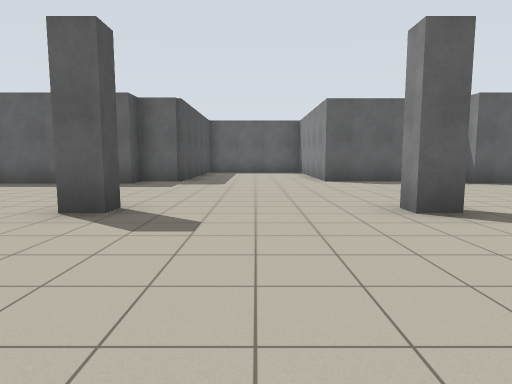
[1] (above)

23 first-person views from a walk through a robot-simulator world made for Stage. The camera is 1.2 m above the floor, tilts 6° down and sees 75° across. Floor lines are 1 m apart. The floor is counted in squares, 2 m on a side. Each view is taken from the middle of a square. On the plan, view 1 faces up. The plan holds only what a view shows up to about 9 squares ahead; the rest is blank.

[2]
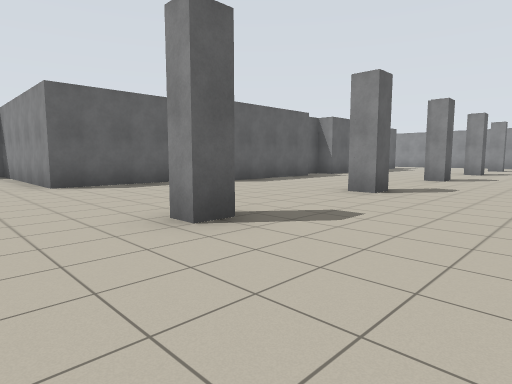

[3]
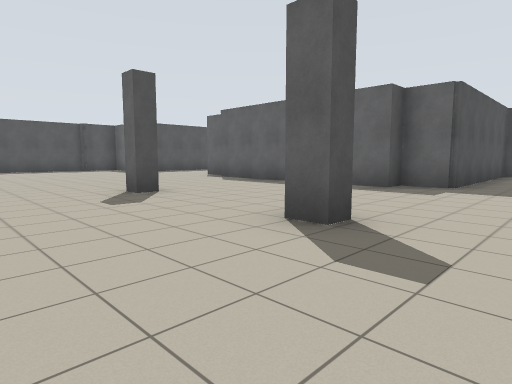

[4]
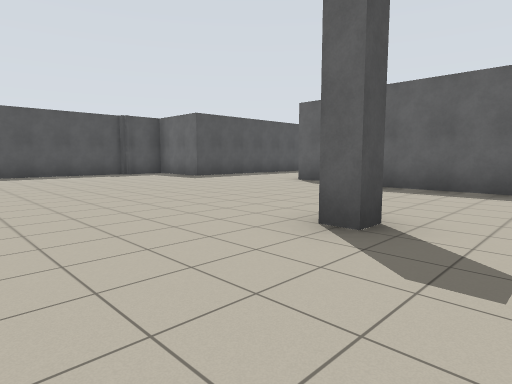

[5]
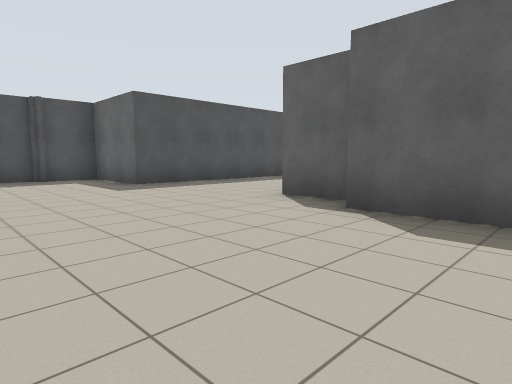

[6]
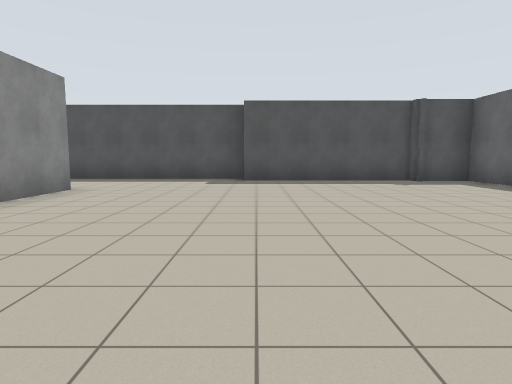

[7]
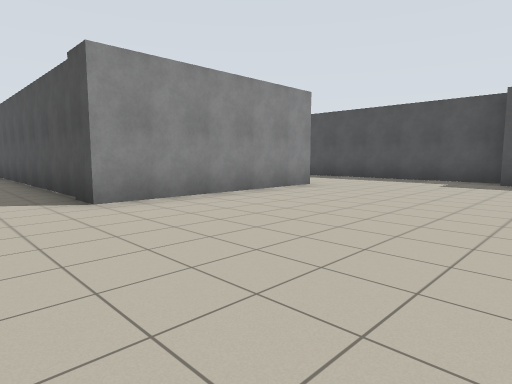

[8]
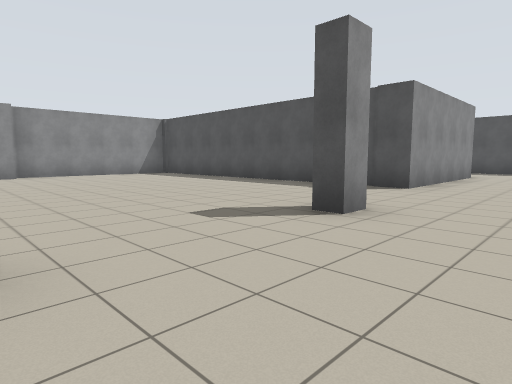

[9]
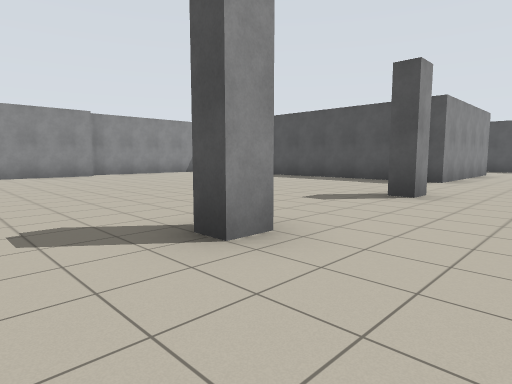

[10]
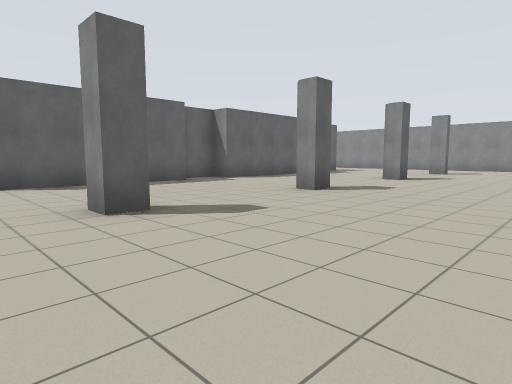

[11]
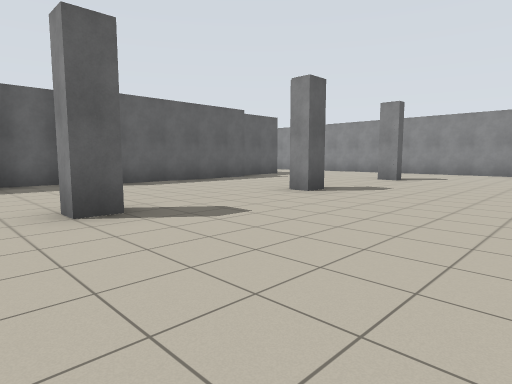

[12]
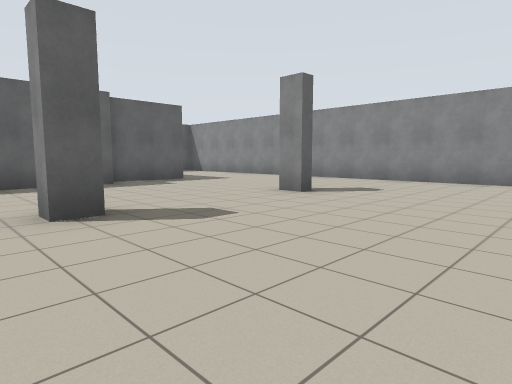

[13]
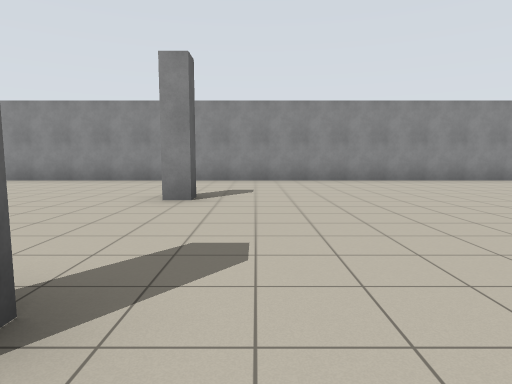

[14]
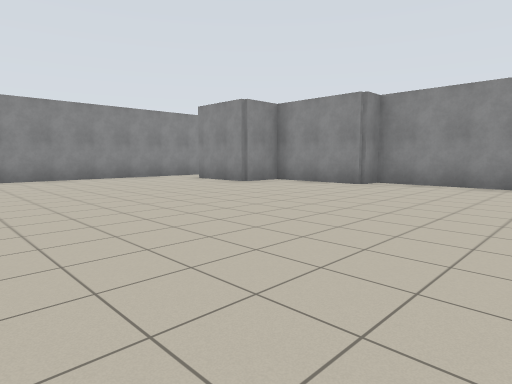

[15]
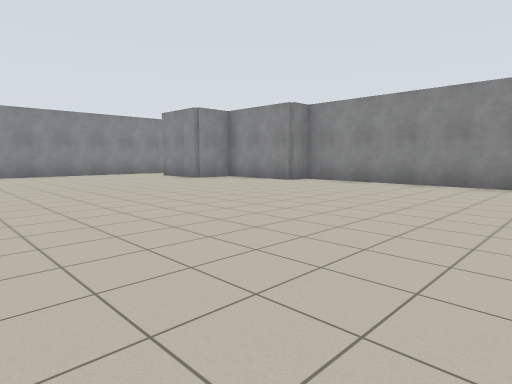

[16]
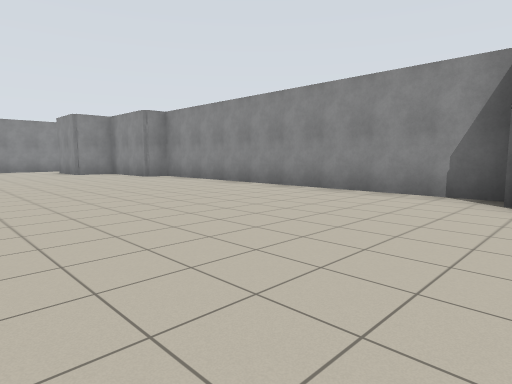

[17]
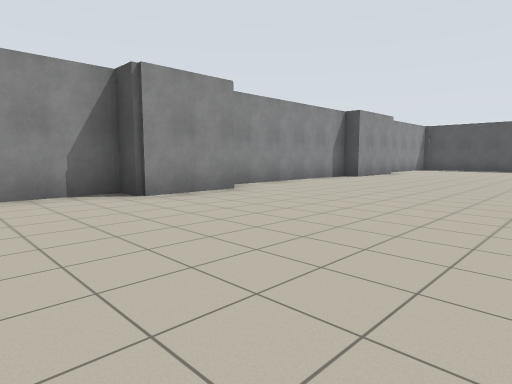

[18]
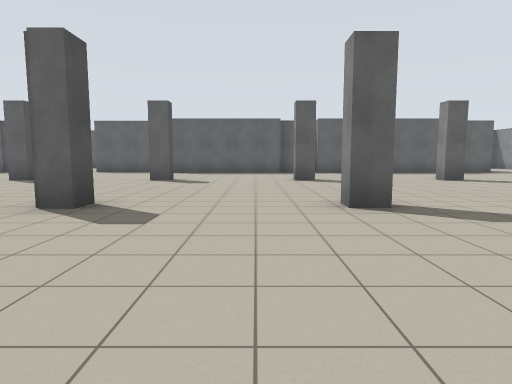

[19]
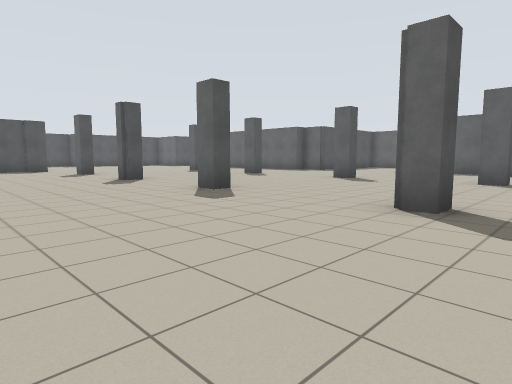

[20]
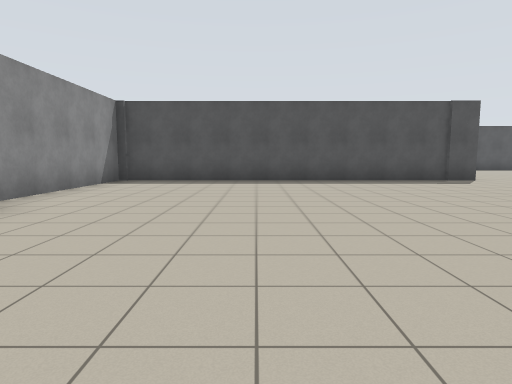

[21]
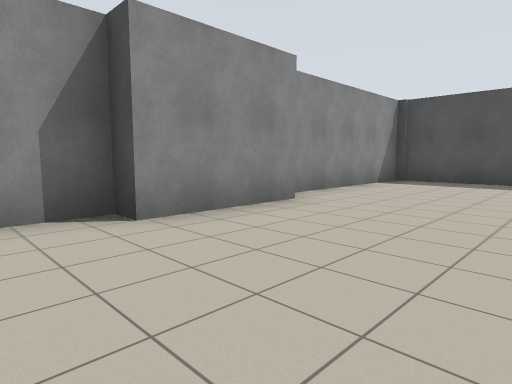

[22]
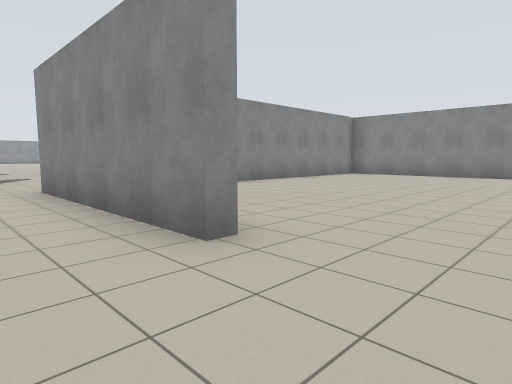

[23]
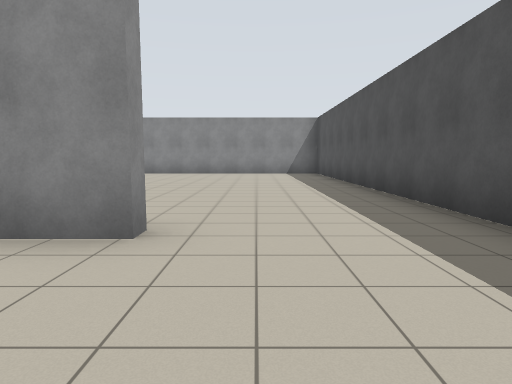

### Floor plan
Points are (right, up) in squares from view 1. A wall is a line through its corners. A room is listed if a view was taken in it or the views show most of it. See-through windows are left out.
Room 1 (views 1, 2, 3, 4, 5, 6, 7, 8, 9, 10, 11, 12, 13, 14, 15, 16, 17, 18, 19, 20, 21, 22, 23)
walls: (2.1, -0.8) (2.1, -1.2) (1.5, -1.2); (2.2, 3.5) (1.7, 3.5) (1.7, 4); (5.9, -0.6) (5.9, -1.2) (5.4, -1.2); (-2.1, -0.8) (-1.5, -0.8) (-1.5, -1.2) (-2, -1.2); (-1.5, 4) (-1.5, 3.5) (-2.1, 3.5); (5.9, 4) (5.9, 3.5) (5.3, 3.5) (5.3, 4); (-5.6, -0.8) (-5.1, -0.8) (-5.1, -1.2); (9.6, -1.2) (9, -1.2) (9, -0.6); (-5.3, 4) (-5.3, 3.5) (-5.8, 3.5); (9.6, 3.5) (9, 3.5) (9, 4); (4.2, 8.1) (1.7, 8.1) (1.7, 12.1); (3.8, -9.8) (5.7, -9.8) (5.7, -10.5) (14.5, -10.5) (14.5, -9.8) (17, -9.8) (17, -8.6) (18.2, -8.6); (9, 7.5) (4.9, 7.5); (10.1, 8.1) (9, 8.1); (-3.9, -10) (-1.5, -10) (-1.5, -10.5) (3.2, -10.5); (13.4, 3.5) (12.8, 3.5) (12.8, 4); (-1.8, 12) (-1.8, 8.1) (-2.8, 8.1) (-2.8, 7.5) (-8, 7.5); (-8.9, -6.8) (-8.9, -5.4); (-8.2, 8.1) (-9.5, 8.1); (17, -1.2) (16.6, -1.2) (16.6, -0.6); (15.1, 7.5) (11.1, 7.5); (-13.1, -1.4) (-8.6, -1.4) (-8.6, -10.5) (-4.4, -10.5); (17, 3.5) (16.6, 3.5) (16.6, 4); (16.8, 8.1) (15.1, 8.1); (-13, 9.9) (-13, 7.3) (-15.3, 7.3) (-15.3, 5.9); (-16.2, 1.6) (-16.2, -8.1); (-15.5, 6) (-15.5, 1.6); (20.5, -8.6) (20.5, 4.4)

Where each view was taken, in squares from view 1:
view 1: 0 up, 0 right, facing up
view 2: 1 up, 0 right, facing up-right
view 3: 1 up, 0 right, facing up-left
view 4: 1 up, 4 left, facing up-left
view 5: 4 up, 6 left, facing up-left
view 6: 2 up, 7 left, facing left
view 7: 3 up, 7 left, facing down-left
view 8: 1 up, 2 left, facing down-left
view 9: 1 up, 0 right, facing down-left
view 10: 0 up, 4 right, facing up-right
view 11: 0 up, 8 right, facing up-right
view 12: 0 up, 12 right, facing up-right
view 13: 2 down, 12 right, facing right
view 14: 3 down, 11 right, facing down-right
view 15: 3 down, 9 right, facing down-right
view 16: 5 down, 5 right, facing down-right
view 17: 5 down, 8 right, facing down-left
view 18: 5 down, 8 right, facing up
view 19: 5 down, 7 right, facing up-left
view 20: 7 down, 0 right, facing left
view 21: 7 down, 0 right, facing down-left
view 22: 0 up, 15 left, facing down-right
view 23: 1 up, 14 left, facing down
